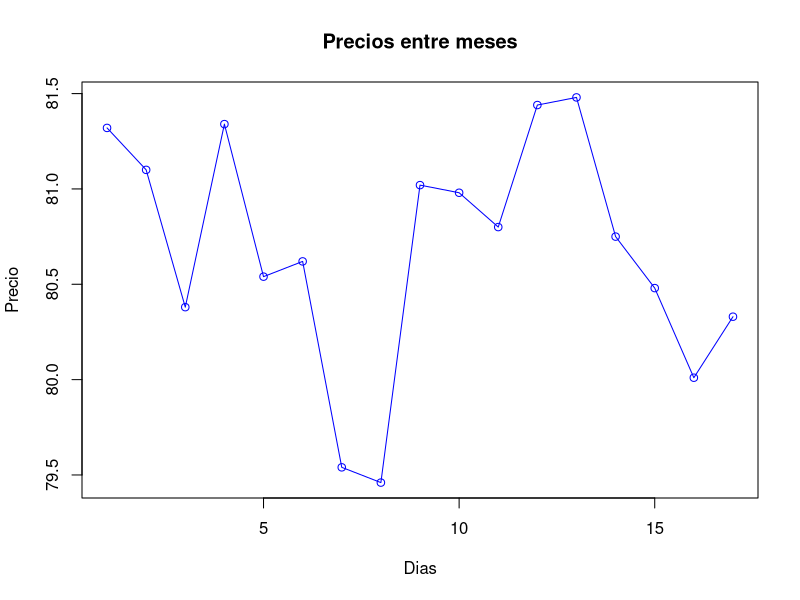
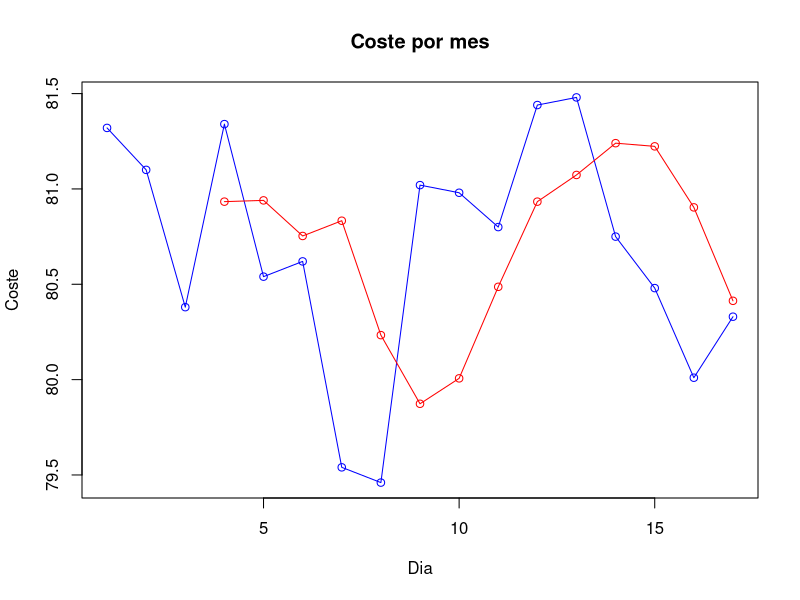
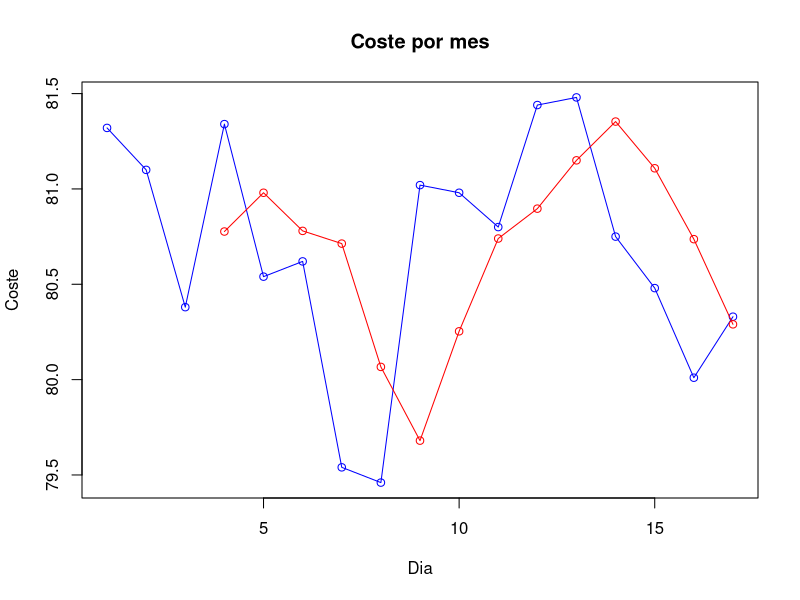
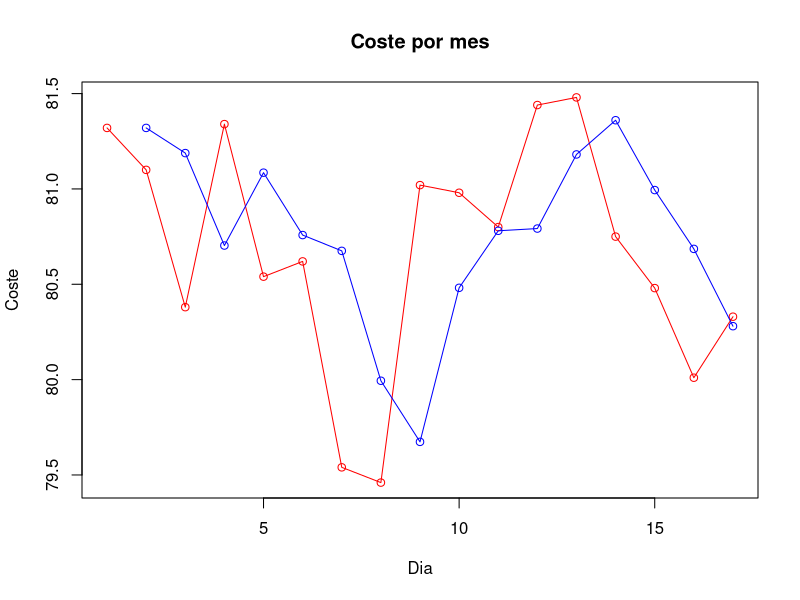

Generate these figures, in order, with R:
## ---- chunk 1
ds <- 1:17
ventas <- c(81.32, 81.10, 80.38, 81.34, 80.54, 80.62, 79.54, 79.46,
            81.02, 80.98, 80.80, 81.44, 81.48, 80.75, 80.48, 80.01, 80.33)
## ---- chunk 2
plot(ds, ventas, col="blue",type = 'o', main = 'Precios entre meses', xlab = 'Dias', ylab = 'Precio')
## ---- chunk 3
pronostico = NA
e = NA

for(i in 1:17){
  pronostico[i + 3] = (ventas[i]+ventas[i+1]+ventas[i+2])/3
  e[i] = pronostico[i+3]-ventas[i+3]  #error
}

CME = mean(e^2, na.rm = T) 
CME
pronostico[18]
## ---- chunk 4
plot(ds, ventas, col="blue",type = 'o', main = 'Coste por mes', xlab = 'Dia', ylab = 'Coste')
x = 4:17
y = pronostico[x]
lines(x,y, col = 'red', type = 'o')
## ---- chunk 5
pronostico2 = NA
e2 = NA

for(i in 1:17){
   pronostico2[i + 3] = (1/6)*ventas[i] + (2/6)*ventas[i+1] + (3/6)*ventas[i+2]
   e2[i] = pronostico2[i+3]-ventas[i+3]  #error
}

CME2 = mean(e2^2, na.rm = T)
CME2
pronostico2[18]
## ---- chunk 6
plot(ds, ventas, col="blue",type = 'o', main = 'Coste por mes', xlab = 'Dia', ylab = 'Coste')
x2 = 4:17
y2 = pronostico2[x2]
lines(x2,y2, col = 'red', type = 'o')
## ---- chunk 7
pronostico3 = NA
pronostico3[1] = ventas[1]
pronostico3[2] = ventas[1]

a = 0.60 #puede moverse segun se requiera o diga el problema
e3 = NA

for(i in 2:17){
   pronostico3[i + 1] = a*ventas[i] + (1-a)*pronostico3[i]
   e3[i] = pronostico3[i]-ventas[i]  #error
}

CME3 = mean(e3^2, na.rm = T)
CME3

pronostico3[18]
## ---- chunk 8
plot(ds,ventas, col = "red", type = "o", main = 'Coste por mes', xlab = 'Dia', ylab = 'Coste')
x3 = 2:17
y3 = pronostico3[x3]
lines(x3,y3, col = "blue", type = "o")
